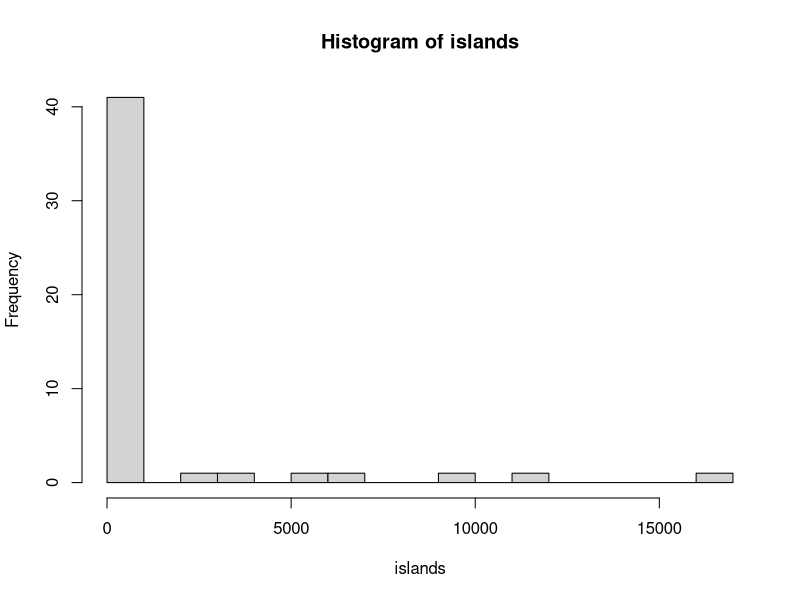
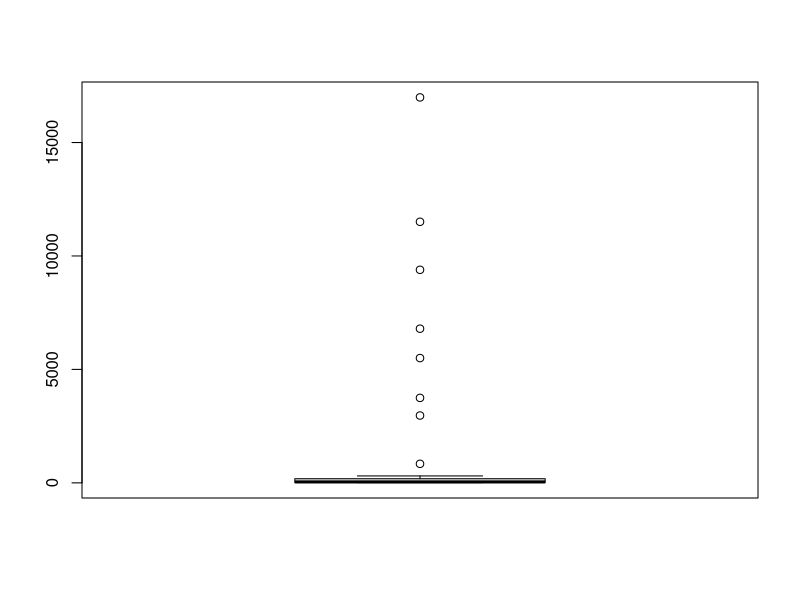
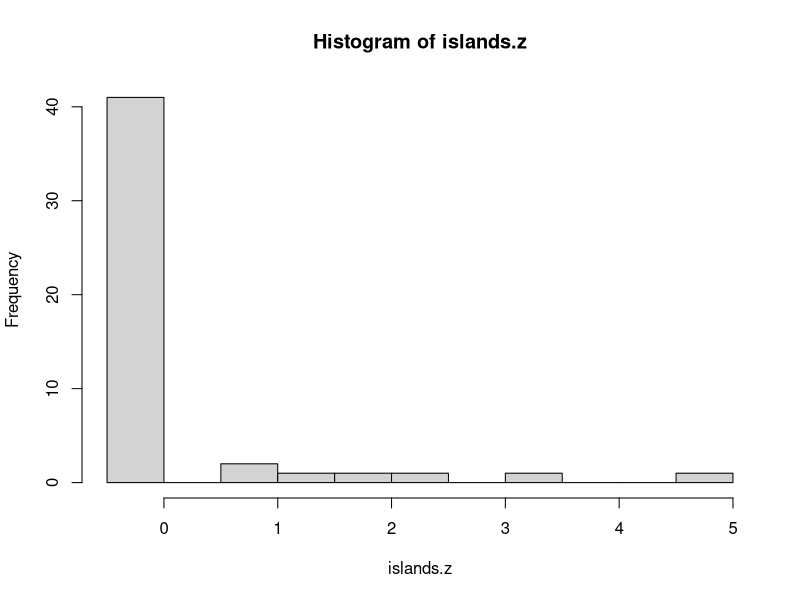
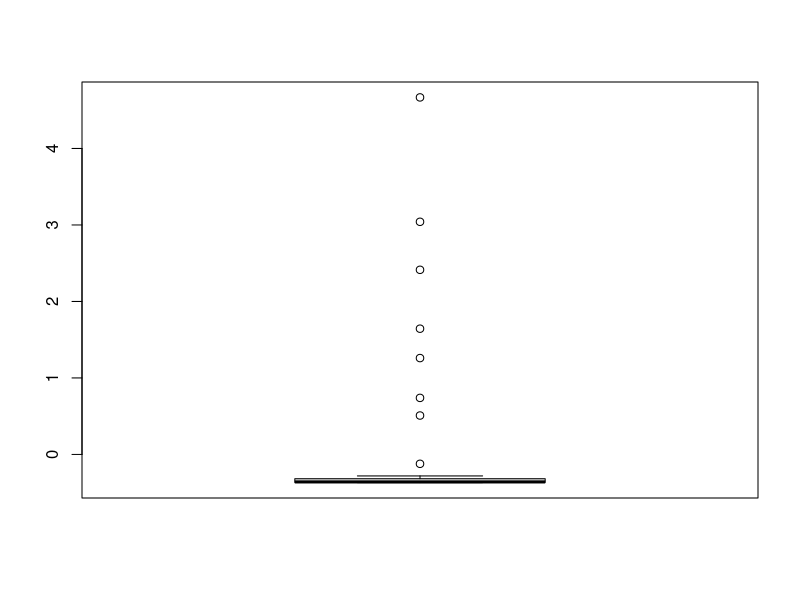
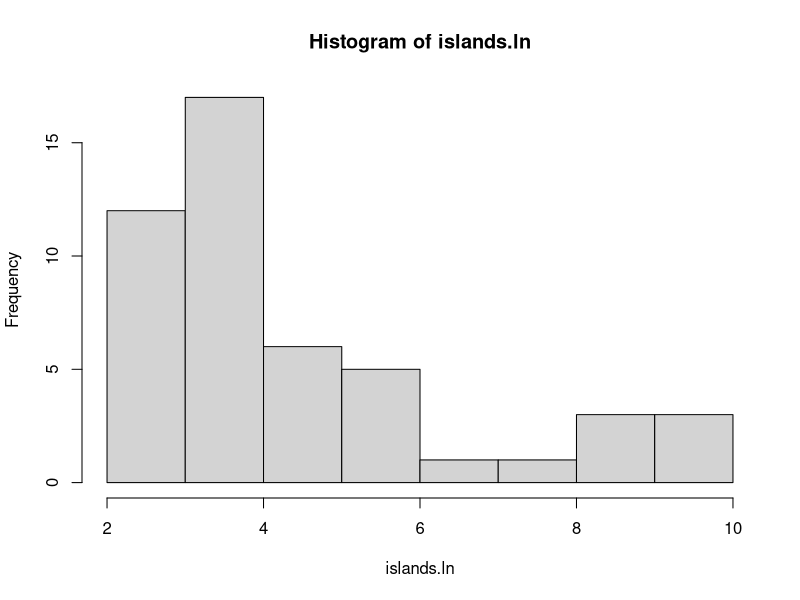
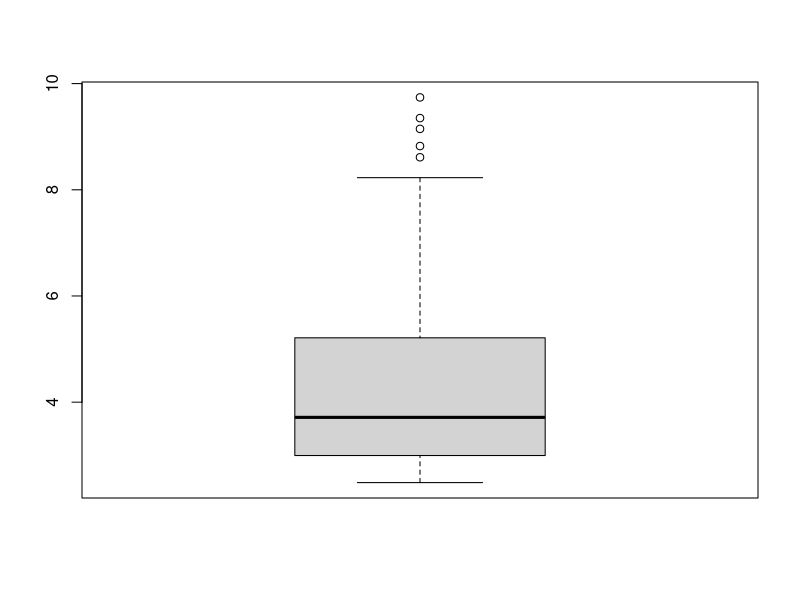
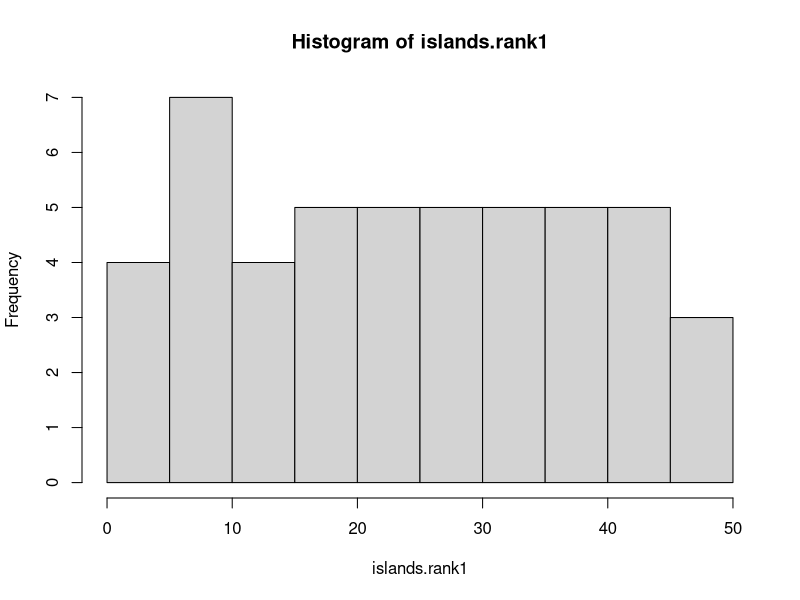
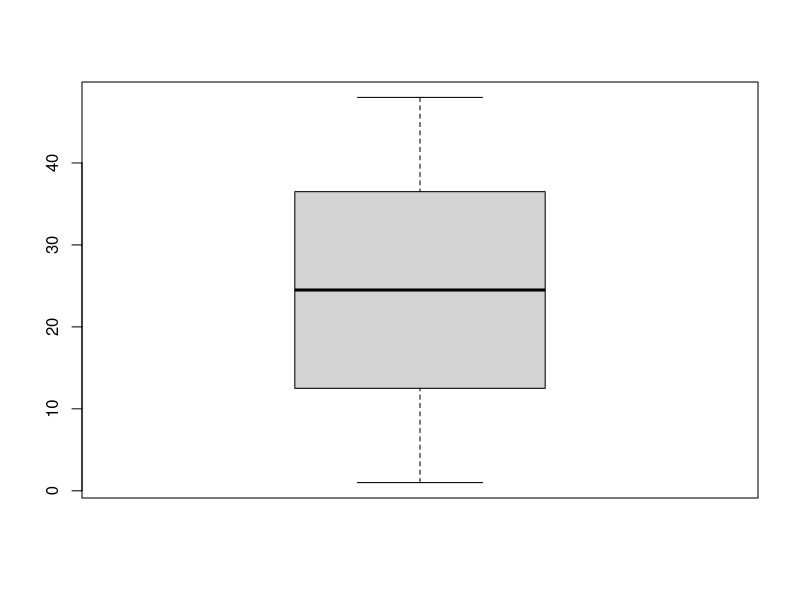

The R script that drew these images, in order:
# Load Data
require("datasets")
# The areas in thousands of square miles of the
# landmasses which exceed 10,000 square miles.
?islands
islands
hist(islands, breaks = 16)
boxplot(islands)

# z-scores
islands.z <- scale(islands)  # M = 0, SD = 1
islands.z  # Makes matrix with attribute information
hist(islands.z, breaks = 16)  # Histogram of z-scores
boxplot(islands.z)  # Boxplot of z-scores
mean(islands.z)  # M should equal 0
round(mean(islands.z), 2)  # Round off to see M = 0
sd(islands.z)  # SD = 1
attr(islands.z, "scaled:center")  # Show original mean
attr(islands.z, "scaled:scale")  # Showoriginal SD
islands.z <- as.numeric(islands.z)  # Converts from matrix back to numeric
islands.z

# Logarithmic Transformations
islands.ln <- log(islands)  # Natural log (base = e)
# islands.log10 <- log10(islands)  # Common log (base = 10)
# islands.log2 <- log2(islands)  # Binary log (base = 2)
hist(islands.ln)
boxplot(islands.ln)
# Note: Add 1 to avoid undefined logs when X = 0
# x.ln <- log(x + 1)

# Squaring
# For negatively skewed variables
# Distribution may need to be recentered so that all values are positive (0 is okay)

# Ranking
islands.rank1 <- rank(islands)
hist(islands.rank1)
boxplot(islands.rank1)
# ties.method = c("average", "first", "random", "max", "min")
islands.rank2 <- rank(islands, ties.method = "random")
hist(islands.rank2)
boxplot(islands.rank2)

# Dichotomizing
# Use wisely and purposefully!
# Split at 1000 (= 1,000,000 square miles)
# ifelse is the conditional element selection
continent <- ifelse(islands > 1000, 1, 0)
continent

rm(list = ls())  # Clean up